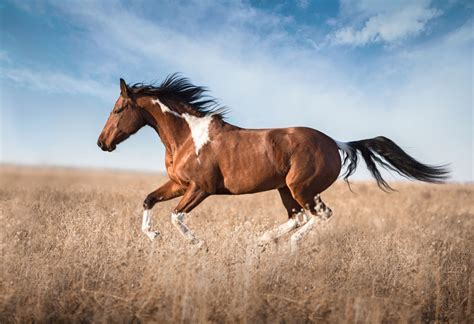
%> input picture resources/horse.jpg, 474 x 324 px
$ octave --eval "main;"   (GNU Octave 9; MATLAB toolbox functions it lacks are replaced by stand-ins)
%> lines starting %> are read from the running program, lines starting %| are printed output that depends on the picture
function main()
orijin_image = imread('../resources/horse.jpg');
%> orijin_image is the input picture: size 324x474x3 uint8; mean R, G, B 159.8, 152.4, 149.4
to_black_image = double(orijin_image);
% to_black_image = double(imread('../resources/horse_inpaint.jpg'));
global inpainting_image obj_similarity_vector obj_Neighbour_patch_vector
to_black_image(120:169, 255:264, 1:3) = 0;
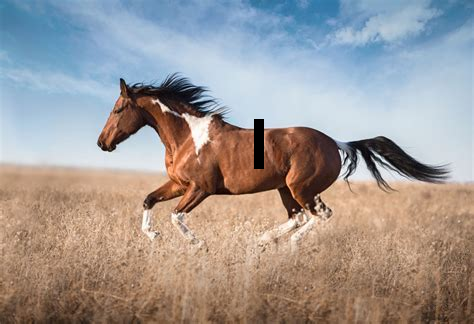
%> to_black_image: size 324x474x3 double; mean R, G, B 159.2, 151.9, 149
inpainting_image = to_black_image;
PATCH_ORDER = 7;
N_ORDER = 35;
while 1
    [black_area_row_array, ~] = FIND_BLACK(inpainting_image, 1);    % row_index_lst, column_index_lst
    if numel(black_area_row_array) == 0
        break;
    end
    [edge_row, edge_column] = Extract_edge(PATCH_ORDER, 0);
    black_pixel_num = numel(black_area_row_array);
    fprintf('%d pixels are black same\n', black_pixel_num);
    max_priority = 0;
    for index = 1:numel(edge_row)
        image_row =  edge_row(index); image_column =  edge_column(index);
        [Patch_priority, similarity_vector, Neighbour_patch_vector] = ...
        Patch_select(image_row, image_column, PATCH_ORDER, N_ORDER);
        if Patch_priority > max_priority             % find maximum priority
            max_priority = Patch_priority;
            obj_similarity_vector = similarity_vector;
            obj_Neighbour_patch_vector = Neighbour_patch_vector;
            priority_row = image_row;
            priority_column = image_column;
        end
    end
    fprintf('row = %d, column = %d \n', priority_row, priority_column);
    Patch_inpaint(priority_row, priority_column, PATCH_ORDER);
end
inpainting_image = uint8(inpainting_image);
figure;
subplot(131); imshow(uint8(orijin_image)), title('orijinal image');
subplot(132); imshow(uint8(to_black_image)), title('pre-restoration image');
subplot(133); imshow(inpainting_image), title('restored image');
end


% Function: To find black area pixel(index or row/column sub)
% Call format: [black_area_row, black_area_column] = FIND_BLACK(Patch, row_or_not)
% Input parameters: Patch, row_or_not, patch to calculate and output mode
% Output: sub_row, sub_column(row_or_not = 1), index(row_or_not = 0)
function[black_area_row, black_area_column] = FIND_BLACK(Patch, row_or_not)
if row_or_not == 1
    [black_area_row, black_area_column]  = find(Patch(:, :, 1)== 0 & Patch(:, :, 2)== 0 & Patch(:, :, 3) == 0);
else
    index  = find(Patch(:, :, 1)== 0 & Patch(:, :, 2)== 0 & Patch(:, :, 3) == 0);
    num = numel(Patch(:, :, 1));
    black_area_row = [index; index + num; index + 2 * num];
    black_area_column = 0;
end
end

% Function: Calculate distance between two patch(reshape :, 1)
% Call format: distance = Calculate_distance(Patch, Neighbor_patch)
% Input para: Patch1, Patch2(Regardless of the order)
% Output para: distance
function[distance] = Calculate_distance(Patch, Neighbor_patch)
distance = sum((Patch - Neighbor_patch).^2)/numel(Patch);
end

% Function: Extract edge of the black area
% Call format: [edge_row, edge_column] = Extract_edge(Black_row, Black_column)
% Input para:
% Output para:
function [edge_row, edge_column] = Extract_edge(PATCH_ORDER, tiaohe_coefficient)
global inpainting_image
[inpainting_image_row, inpainting_image_column,~] = size(inpainting_image);
index_lst = find(inpainting_image(:, :, 1)== 0 & inpainting_image(:, :, 2)== 0 & inpainting_image(:, :, 3) == 0);
grey_image = ones(inpainting_image_row, inpainting_image_column); grey_image(index_lst) = 0;
grey_image = imerode(grey_image, strel('square', double(uint8(PATCH_ORDER / 2 - tiaohe_coefficient))));   % 腐蚀
BW = edge(grey_image, 'sobel');
[edge_row, edge_column] = find(BW ~= 0);
end

% [44 lines left out: function Patch_select, not called in this run]


% Function： to inpaint image based on the patch choose in Patch_select func
% Call format: Patch_inpaint(priority_row, priority_column, PATCH_ORDER)
% Input paratemter: Priority_row_sub, Priority_column_sub, Patch_order
% Output parameter: None, change global parameter inpainting_image
function Patch_inpaint(priority_row, priority_column, PATCH_ORDER)
global inpainting_image obj_similarity_vector obj_Neighbour_patch_vector
patch_width = (PATCH_ORDER - 1) / 2;
priority_patch = inpainting_image(priority_row - patch_width: priority_row + patch_width,...
    priority_column - patch_width: priority_column + patch_width, 1:3);
[priority_patch_black_area_index, ~] = FIND_BLACK(priority_patch, 0);   % index
priority_patch = reshape(priority_patch, PATCH_ORDER * PATCH_ORDER * 3, 1);
[~, index_lst] = sort(obj_similarity_vector, 'descend'); % similarity 越高越接近
N = 10;
if numel(index_lst) > N
    index_lst = index_lst(1:N);
else
    N = numel(index_lst);
end
fprintf('beforeN = %d \n', N);
% 非黑色区域
P_ = setdiff(1:PATCH_ORDER* PATCH_ORDER * 3, priority_patch_black_area_index);
P_plus = [];
for num = 1:size(obj_Neighbour_patch_vector, 2)
    P_plus = [P_plus, P_ + (num-1) * (PATCH_ORDER * PATCH_ORDER * 3)];
end
Known_toblack_obj_Neibour_vector = obj_Neighbour_patch_vector;
Known_toblack_obj_Neibour_vector(P_plus) = 0 ;
after_sum_obj_Neighbour_patch_vector = Known_toblack_obj_Neibour_vector * obj_similarity_vector;  % 求和相加
priority_patch(priority_patch_black_area_index) = 0;
Objective_function = [priority_patch; after_sum_obj_Neighbour_patch_vector * 0.5];      % pusaiT(Column vector)
Sm = [];
constraint_min_episilon = 100000000;
X = [];
while 1
    new_min_episilon = constraint_min_episilon;
    for i = 1:N
        sort_index = index_lst(i); % min distance
        similar_patch = obj_Neighbour_patch_vector(:, sort_index);
        Try_Sm = [Sm, similar_patch];
        P_row_pusaiP = similar_patch;  P_row_pusaiP(priority_patch_black_area_index) = 0;
        P_pusaiP = similar_patch;  P_pusaiP(P_) = 0;
        D_pusaiP = [P_row_pusaiP; P_pusaiP];         % Approximate function(Column vector)
        TryX = [X, D_pusaiP] ;
        repeat_obj_matrix = repmat(Objective_function, 1, size(TryX, 2));
        inv_Gram_matrix = pinv((repeat_obj_matrix - TryX)' * (repeat_obj_matrix - TryX));
        objective_vector = sum(inv_Gram_matrix, 2) / sum(sum(inv_Gram_matrix));
        Projection_orijin_matrix = Try_Sm * objective_vector;   % Column vector
        Projection_matrix = Projection_orijin_matrix; Projection_matrix(P_) = 0;
        consistency_episilon = 0.25 * Calculate_distance(Projection_matrix, after_sum_obj_Neighbour_patch_vector);
        Projection_matrix = Projection_orijin_matrix; Projection_matrix(priority_patch_black_area_index) = 0;
        in_episilon = Calculate_distance(Projection_matrix, priority_patch);
        episilon = max(in_episilon, consistency_episilon);
        if episilon < constraint_min_episilon
            constraint_min_episilon = episilon;
            min_index = sort_index;
            min_X = TryX;
        end
    end
    if N == 1 || new_min_episilon == constraint_min_episilon
        break
    elseif new_min_episilon ~= constraint_min_episilon
         Sm = [Sm, obj_Neighbour_patch_vector(:, min_index)];
         index_lst(index_lst == min_index) = [];
         X = min_X;
         N = N - 1;
         min_patch = Projection_orijin_matrix;
    end
end
min_patch(P_) = priority_patch(P_);
size(Projection_orijin_matrix)
% size(priority_patch)
size(min_patch)
result_Projection_matrix = reshape(min_patch, PATCH_ORDER, PATCH_ORDER, 3);
inpainting_image(priority_row - patch_width: priority_row + patch_width,...
    priority_column - patch_width: priority_column + patch_width, 1:3) = result_Projection_matrix;
disp('finish inpainting');
end
%> (the run ends here)
